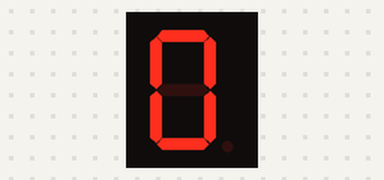
A sketch run on a simulated Arduino Uno, built with avr-gcc and run on an emulated ATmega328P. On the bench: 1-digit seven-segment display. Wiring (inferred from the names in the program): 1-digit 7-segment display, segments lit when HIGH: segments pin 2, pin 3, pin 4, pin 5, pin 6, pin 7, pin 8, pin 9. The segment pins are drawn as the display they are named for.

Above: at 0.1 s.
At 1.1 s:
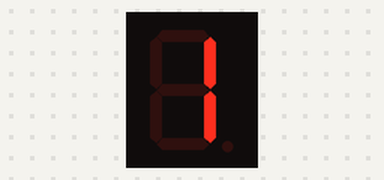
At 2.1 s:
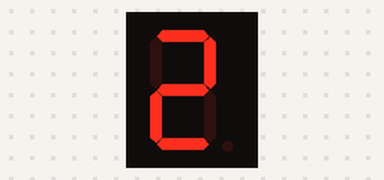
At 5.1 s:
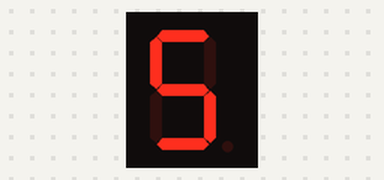
At 7.1 s:
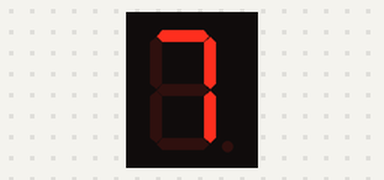
At 10.1 s:
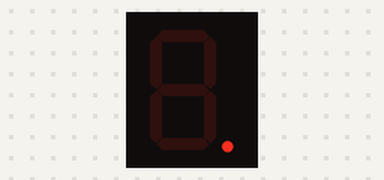

The sketch:

Code.ino
```cpp
/*This code shows how to use a seven segment display with Arduino
*
* Components
* ----------
* Arduino uno, seven segment display, breadboard, 220 Ω resistors and some jumper cables.
*
*****************************************************************************************************************************/

int a = 2;
int b = 3;
int c = 4;
int d = 5;
int e = 6;
int f = 7;
int g = 8;
int dp = 9;

void setup() {
  for (int pin = 2; pin < 10; pin++) {
    pinMode(pin, OUTPUT);
  }
}

void loop() {
  zero();
  delay(1000);

  one();
  delay(1000);

  two();
  delay(1000);

  three();
  delay(1000);

  four();
  delay(1000);

  five();
  delay(1000);

  six();
  delay(1000);
  ;

  seven();
  delay(1000);

  eight();
  delay(1000);

  nine();
  delay(1000);

  dot_point();
  delay(1000);
}

int zero() {
  digitalWrite(a, HIGH);
  digitalWrite(b, HIGH);
  digitalWrite(c, HIGH);
  digitalWrite(d, HIGH);
  digitalWrite(e, HIGH);
  digitalWrite(f, HIGH);
  digitalWrite(g, LOW);
  digitalWrite(dp, LOW);
}

int one() {
  digitalWrite(a, LOW);
  digitalWrite(b, HIGH);
  digitalWrite(c, HIGH);
  digitalWrite(d, LOW);
  digitalWrite(e, LOW);
  digitalWrite(f, LOW);
  digitalWrite(g, LOW);
  digitalWrite(dp, LOW);
}

int two() {
  digitalWrite(a, HIGH);
  digitalWrite(b, HIGH);
  digitalWrite(c, LOW);
  digitalWrite(d, HIGH);
  digitalWrite(e, HIGH);
  digitalWrite(f, LOW);
  digitalWrite(g, HIGH);
  digitalWrite(dp, LOW);
}

int three() {
  digitalWrite(a, HIGH);
  digitalWrite(b, HIGH);
  digitalWrite(c, HIGH);
  digitalWrite(d, HIGH);
  digitalWrite(e, LOW);
  digitalWrite(f, LOW);
  digitalWrite(g, HIGH);
  digitalWrite(dp, LOW);
}

int four() {
  digitalWrite(a, LOW);
  digitalWrite(b, HIGH);
  digitalWrite(c, HIGH);
  digitalWrite(d, LOW);
  digitalWrite(e, LOW);
  digitalWrite(f, HIGH);
  digitalWrite(g, HIGH);
  digitalWrite(dp, LOW);
}

int five() {
  digitalWrite(a, HIGH);
  digitalWrite(b, LOW);
  digitalWrite(c, HIGH);
  digitalWrite(d, HIGH);
  digitalWrite(e, LOW);
  digitalWrite(f, HIGH);
  digitalWrite(g, HIGH);
  digitalWrite(dp, LOW);
}

int six() {
  digitalWrite(a, HIGH);
  digitalWrite(b, LOW);
  digitalWrite(c, HIGH);
  digitalWrite(d, HIGH);
  digitalWrite(e, HIGH);
  digitalWrite(f, HIGH);
  digitalWrite(g, HIGH);
  digitalWrite(dp, LOW);
}

int seven() {
  digitalWrite(a, HIGH);
  digitalWrite(b, HIGH);
  digitalWrite(c, HIGH);
  digitalWrite(d, LOW);
  digitalWrite(e, LOW);
  digitalWrite(f, LOW);
  digitalWrite(g, LOW);
  digitalWrite(dp, LOW);
}

int eight() {
  digitalWrite(a, HIGH);
  digitalWrite(b, HIGH);
  digitalWrite(c, HIGH);
  digitalWrite(d, HIGH);
  digitalWrite(e, HIGH);
  digitalWrite(f, HIGH);
  digitalWrite(g, HIGH);
  digitalWrite(dp, LOW);
}

int nine() {
  digitalWrite(a, HIGH);
  digitalWrite(b, HIGH);
  digitalWrite(c, HIGH);
  digitalWrite(d, HIGH);
  digitalWrite(e, LOW);
  digitalWrite(f, HIGH);
  digitalWrite(g, HIGH);
  digitalWrite(dp, LOW);
}

int dot_point() {
  digitalWrite(a, LOW);
  digitalWrite(b, LOW);
  digitalWrite(c, LOW);
  digitalWrite(d, LOW);
  digitalWrite(e, LOW);
  digitalWrite(f, LOW);
  digitalWrite(g, LOW);
  digitalWrite(dp, HIGH);
}
```

Measured:
- by itself, everything shown: repeats every 11.0 s, in 11 steps
- what the display in image 1 shows lasts 1.0 s, from 1.0 s to 2.0 s
